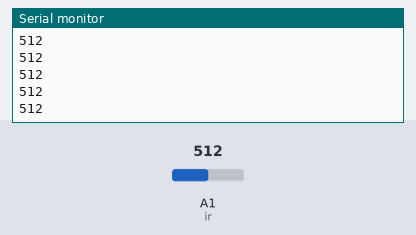
A sketch run on a simulated Arduino Uno, built with avr-gcc and run on an emulated ATmega328P. Parts: the last lines printed to the serial monitor. Inputs (shaded band) come from the test bench; at power-on: A1 (ir) = 512.

Above: at 1.2 s.
1.3 s: A1 (ir) set to 716
At 1.8 s:
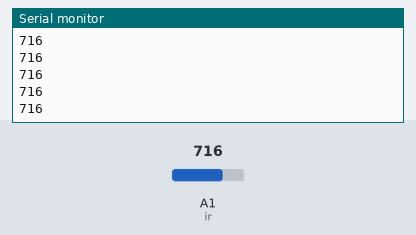
2.8 s: A1 (ir) set to 900
At 3.7 s:
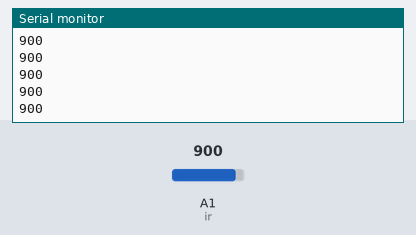
Timing chart, 0 to 5.8 s (numbered marks = the images above; inputs shaded):
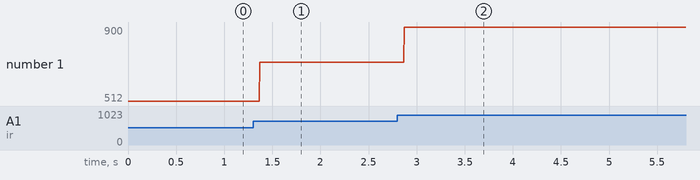

Measured:
- after the input at 1.3 s, the serial monitor: prints a new line after 0.07 s (image 1)
- after the input at 2.8 s, the serial monitor: prints a new line after 0.07 s (image 2)
- plotted number 1: 512 → 716 after the input at 1.3 s, 716 → 900 after the input at 2.8 s

The sketch:

rgb_led.ino
```cpp
int  ir=A1;


void setup() {
  // put your setup code here, to run once:
Serial.begin(9600);
pinMode(ir,INPUT);

}

void loop() {
int val=analogRead(ir);
Serial.println(val);
}
```
